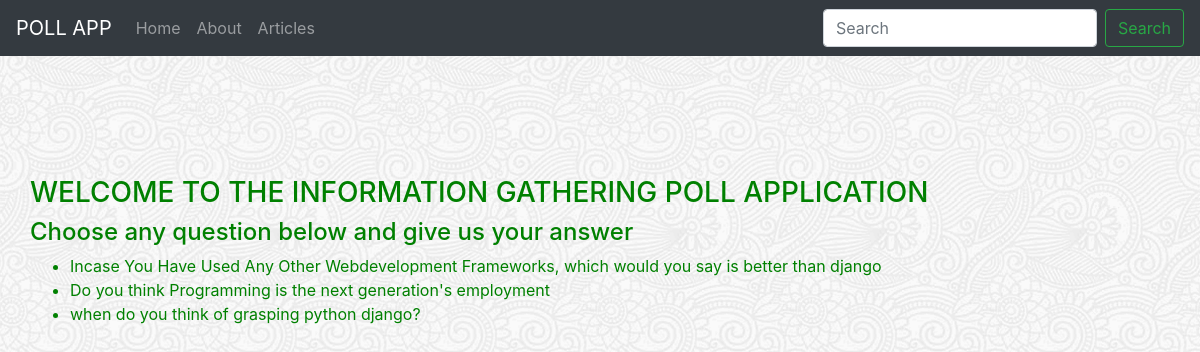
Screenshot of /polls/ with the database file from the repository.
### polls/models.py (models this page shows, shortened)
class Question(models.Model):
    question_text = models.CharField(max_length=200)
    pub_date = models.DateTimeField('date published')

### polls/views.py (the view)
# urls.py: path('', views.IndexView.as_view(), name='index'),
class IndexView(generic.ListView):
    template_name = 'polls/index.html'
    context_object_name = 'latest_question_list'
    def get_queryset(self):
        return Question.objects.filter(
        pub_date__lte=timezone.now()
        ).order_by('-pub_date')[:5]

### polls/templates/polls/index.html
{% extends 'polls/layout.html' %}
                {% block body %}
            <h3>WELCOME TO THE INFORMATION GATHERING POLL APPLICATION</h3>
            <h4>Choose any question below and give us your answer</h4>
            {% if latest_question_list %}
                <ul>
                {% for question in latest_question_list %}
                     <li><a href="{% url 'polls:detail' question.id %}">{{ question.question_text }}</a></li>
                {% endfor %}
                </ul>
            {% else %}
                <p>No polls are available.</p>
            {% endif %}
            {% endblock %}

### polls/static/polls/style.css (style rules this page uses)
li a { color: green; }
body { background: rgb(151, 28, 28) url("images/background.png") ; color:green; }

### rows the page displays
Question: question_text "Incase You Have Used Any Other Webdevelopment Frameworks, which would you say is better than django"
Question: question_text "Do you think Programming is the next generation's employment"
Question: question_text "when do you think of grasping python django?"
